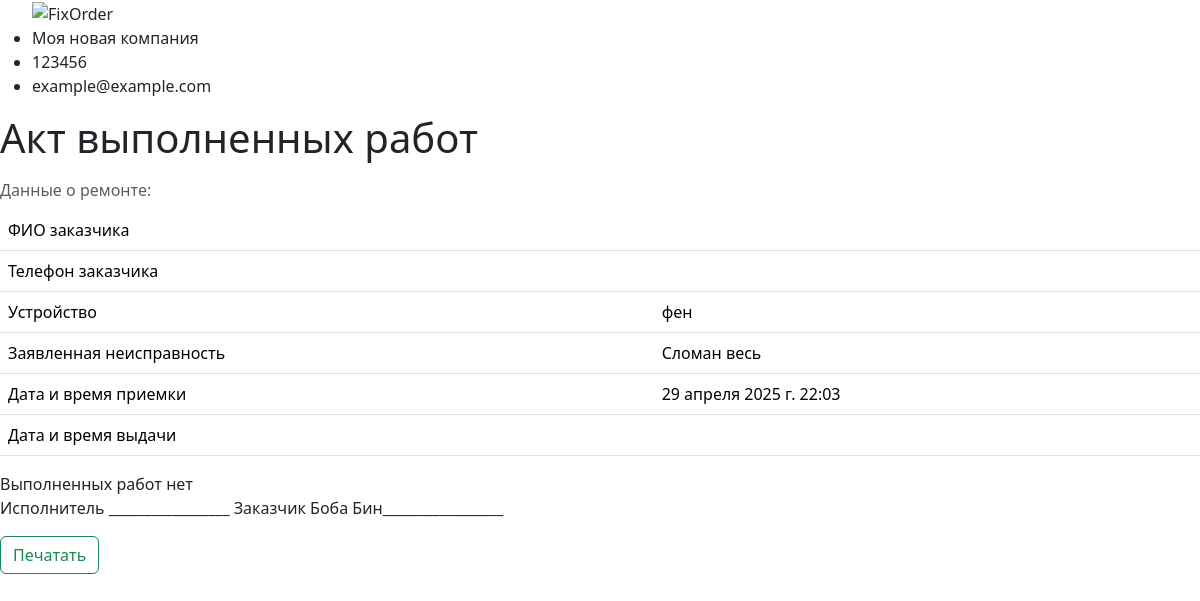
The page /warrantydoc/61/ on the database as committed earlier.
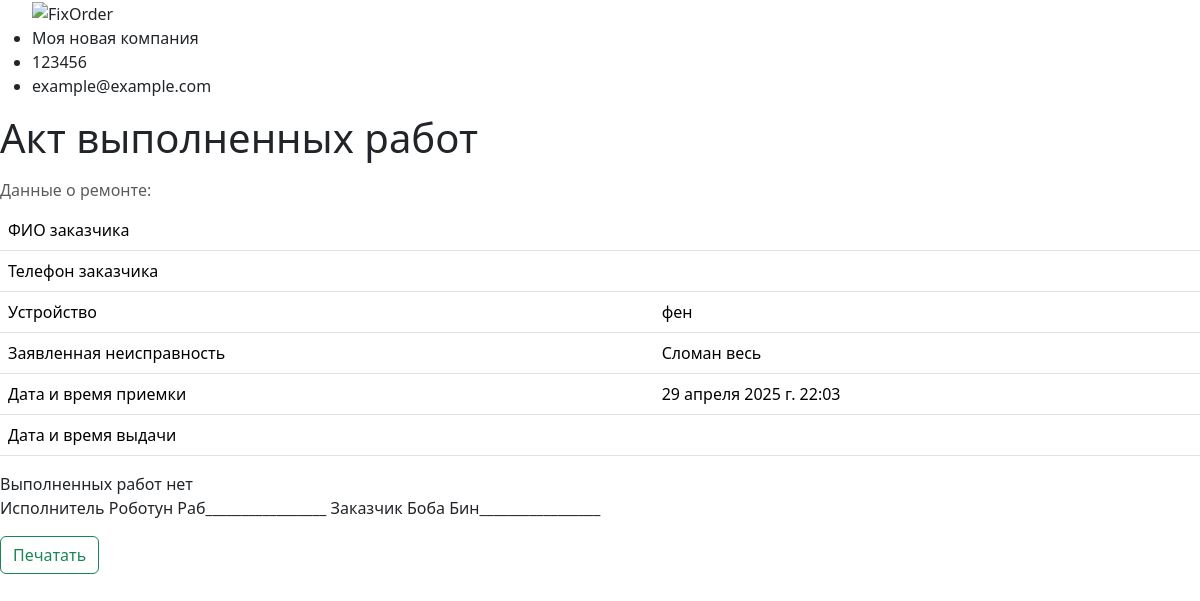
The same page on the database as committed later.
### fixorder/models.py (models this page shows, shortened)
class Order(models.Model):
    order_client = models.ForeignKey(Client, related_name='client', null=True, on_delete=models.SET_NULL, verbose_name='Клиент')
    executor = models.ForeignKey(Employee, blank=True, null=True, related_name='executor', on_delete=models.SET_NULL, verbose_name='Исполнитель')
    time_create = models.DateTimeField(auto_now_add=True, verbose_name='Дата прихода')
    time_update = models.DateTimeField(auto_now=True, verbose_name='Дата изменения')
    time_demand = models.DateField(blank=True, null=True, verbose_name='Срок ремонта')
    time_away = models.DateTimeField(null=True, blank=True, verbose_name='Дата выдачи')
    device = models.CharField(max_length=255, verbose_name='Устройство')
    defect = models.TextField(max_length=400, verbose_name='Неисправность')
    device_password = models.CharField(max_length=50, blank=True, null=True, verbose_name='Пароль')
    device_exterior = models.TextField(max_length=400, blank=True, null=True, verbose_name='Внешний вид')
    initial_price = models.CharField(max_length=10, blank=True, null=True, verbose_name='Ориентировочная стоимость')
    prepaid = models.FloatField(max_length=10, blank=True, null=True, verbose_name='Предоплата')
    notes = models.TextField(max_length=500, blank=True, null=True, verbose_name='Заметки')
    total_price = models.DecimalField(max_digits=10, decimal_places=2, blank=True, default=0, verbose_name='Итоговая стоимость')
    status = models.ForeignKey(OrderStatus, on_delete=models.DO_NOTHING, default=4, related_name='related_order', verbose_name='Статус ремонта')
    conclusion = models.TextField(max_length=500, blank=True, null=True, verbose_name='Заключение мастера')
    remain_to_pay = models.DecimalField(max_digits=10, decimal_places=2, null=True, blank=True, default=0, verbose_name='Осталось оплатить')
    class Meta:
        verbose_name = "Заказы"
        verbose_name_plural = "Заказы"
        ordering = ["-time_create"]
        indexes = [models.Index(fields=["-time_create"]), models.Index(fields=["status"])]

class Client(models.Model):
    name = models.CharField(max_length=255, unique=True, db_index=True, verbose_name='ФИО клиента') #unique=True,
    phone = models.CharField(max_length=20, db_index=True, verbose_name='Контактный номер')
    phone1 = models.CharField(max_length=20, db_index=True, blank=True, null=True, verbose_name='Дополнительный номер')
    telegram = models.CharField(max_length=40, blank=True, null=True, verbose_name='Telegram клиента')
    viber = models.CharField(max_length=20, blank=True, null=True, verbose_name='Viber клиента')
    whatsapp = models.CharField(max_length=20, blank=True, null=True, verbose_name='Whattsapp клиента')
    class Meta:
        verbose_name = 'Клиенты'
        verbose_name_plural = 'Клиенты'
        ordering = ['name']
        indexes = [models.Index(fields=['name'])]

class Employee(models.Model):
    STATUS_CHOICES = [
        ('1', 'Работает'),
        ('2', 'Отсутствует'),
        ('3', 'Не работает'),]
    company = models.ForeignKey(Company, related_name='employees', default = 1, on_delete=models.CASCADE, verbose_name='Компания')
    name = models.CharField(max_length=255, verbose_name='Имя сотрудника')
    position = models.CharField(max_length=100, verbose_name='Должность')
    time_hire = models.DateField(default=date.today, verbose_name='Дата начала работы')
    time_fire = models.DateField(null=True, blank=True, verbose_name='Дата окончания работы')
    status = models.CharField(
        max_length=10,
        choices=STATUS_CHOICES,
        default='1',
        verbose_name='Статус')

### fixorder/views.py (the view)
# urls.py: path('warrantydoc/<int:pk>/', views.Warrantydoc.as_view(), name='warrantydoc'),
class Warrantydoc(DetailView):
    template_name = "fixorder/warrantydoc.html"
    pk_url_kwarg = 'pk'
    context_object_name = 'wr'
    def get_context_data(self, **kwargs):
        context = super().get_context_data(**kwargs)
        context["title"] = 'Акт выполненных работ'
        return context
    def get_object(self, queryset=None):
        return get_object_or_404(Order.objects, pk=self.kwargs[self.pk_url_kwarg])

### fixorder/templatetags/fixorder_tags.py (called while the page is built)
@register.simple_tag
def logo_url():
    return static('img/logo.png')

@register.simple_tag
def filled_fields_verbose(pk):
    instance = Company.objects.get(pk=pk)
    field_dict = {}
    for field in instance._meta.fields:
        if field.name not in ['id', 'photo']:  # Исключаем поля 'id' и 'photo'
            value = getattr(instance, field.name)
            if value:
                field_dict[field.verbose_name] = value
    return field_dict

### fixorder/templates/fixorder/warrantydoc.html (shortened to what this page needs)
{% extends 'fixorder/basedoc.html' %}
{% block doccontent %}
<h1>{{ title }}</h1>
<table class="table caption-top">
    <caption>Данные о ремонте:</caption>
    <thead>
    <tr><td>ФИО заказчика</td><td>{{ wr.client_name }}</td></tr>
    <tr><td>Телефон заказчика</td><td>{{ wr.client_phone }}</td></tr>
    <tr><td>Устройство</td><td>{{ wr.device }}</td></tr>
    <tr><td>Заявленная неисправность</td><td>{{ wr.defect }}</td></tr>
    <tr><td>Дата и время приемки</td><td>{{ wr.time_create }}</td></tr>
    <tr><td>Дата и время выдачи</td><td>{{ wr.away }}</td></tr>
</table>
{% if wr.work or wr.work1 or wr.work2 or wr.work3 or wr.work4 or wr.work5 or wr.work6 %}
<table class="table caption-top">
    <caption>Выполненные работы</caption>
    <thead>
    <tr><th>Работа</th><th>Цена, руб.</th><th>Срок гарантии, дней</th></tr>
    {% if wr.work %} <tr><td>{{ wr.work }}</td><td>{{ wr.work_price }}</td><td>{{ wr.work_warranty }}</td></tr>{% endif %}
    {% if wr.work1 %} <tr><td>{{ wr.work1 }}</td><td>{{ wr.work_price1 }}</td><td>{{ wr.work_warranty1 }}</td></tr>{% endif %}
    {% if wr.work2 %} <tr><td>{{ wr.work2 }}</td><td>{{ wr.work_price2 }}</td><td>{{ wr.work_warranty2 }}</td></tr>{% endif %}
    {% if wr.work3 %} <tr><td>{{ wr.work3 }}</td><td>{{ wr.work_price3 }}</td><td>{{ wr.work_warranty3 }}</td></tr>{% endif %}
    {% if wr.work4 %} <tr><td>{{ wr.work4 }}</td><td>{{ wr.work_price4 }}</td><td>{{ wr.work_warranty4 }}</td></tr>{% endif %}
    {% if wr.work5 %} <tr><td>{{ wr.work5 }}</td><td>{{ wr.work_price5 }}</td><td>{{ wr.work_warranty5 }}</td></tr>{% endif %}
    {% if wr.work6 %} <tr><td>{{ wr.work6 }}</td><td>{{ wr.work_price6 }}</td><td>{{ wr.work_warranty6 }}</td></tr>{% endif %}
    <tr><td>Итоговая стоимость, руб</td><td>{{ wr.total_price }}</td><td></td></tr>
    {% if wr.prepaid %}<tr><td>Предоплата:</td><td>{{ wr.prepaid }}</td><td></td></tr>{% endif %}
</table>
{% else %}
<h>Выполненных работ нет</h>
{% endif %}
<p>Исполнитель {{ wr.executor.name }}_________________  Заказчик {{ wr.order_client.name }}_________________</p>
{% endblock doccontent %}

Rows that differ between the two databases and show on the page:
changed Order "фен": executor.name (not shown) → "Роботун Раб"
